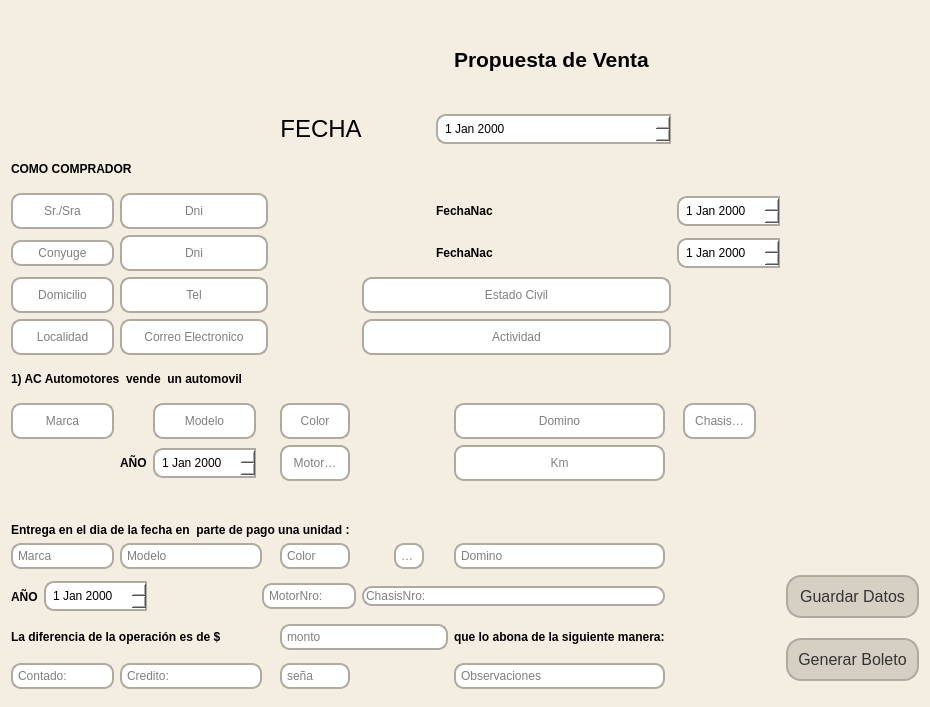
<?xml version="1.0" encoding="UTF-8"?>
<ui version="4.0">
 <class>Form</class>
 <widget class="QWidget" name="Form">
  <property name="geometry">
   <rect>
    <x>0</x>
    <y>0</y>
    <width>883</width>
    <height>707</height>
   </rect>
  </property>
  <property name="windowTitle">
   <string>Form</string>
  </property>
  <property name="styleSheet">
   <string notr="true">background-color:#f4eee2</string>
  </property>
  <layout class="QGridLayout" name="gridLayout">
   <item row="5" column="0" colspan="3">
    <widget class="QLineEdit" name="txtNombre">
     <property name="styleSheet">
      <string notr="true">    QLineEdit {
        background-color: #ffffff;
        border: 2px solid #b0a99f;
        border-radius: 10px;
        padding: 8px;
    }</string>
     </property>
     <property name="alignment">
      <set>Qt::AlignCenter</set>
     </property>
     <property name="placeholderText">
      <string>Sr./Sra</string>
     </property>
     <property name="clearButtonEnabled">
      <bool>false</bool>
     </property>
    </widget>
   </item>
   <item row="18" column="3" colspan="3">
    <widget class="QLineEdit" name="txtCredito">
     <property name="styleSheet">
      <string notr="true">    QLineEdit {
        background-color: #ffffff;
        border: 2px solid #b0a99f;
        border-radius: 10px;
        padding:3px;
    }</string>
     </property>
     <property name="text">
      <string/>
     </property>
     <property name="placeholderText">
      <string>Credito:</string>
     </property>
    </widget>
   </item>
   <item row="12" column="3">
    <widget class="QLabel" name="label_12">
     <property name="styleSheet">
      <string notr="true"> font-size:16pxt; font-weight:bold;
background-color: transparent;</string>
     </property>
     <property name="text">
      <string>AÑO</string>
     </property>
    </widget>
   </item>
   <item row="7" column="0" colspan="3">
    <widget class="QLineEdit" name="txtDomicilio">
     <property name="styleSheet">
      <string notr="true">    QLineEdit {
        background-color: #ffffff;
        border: 2px solid #b0a99f;
        border-radius: 10px;
        padding: 8px;
    }</string>
     </property>
     <property name="alignment">
      <set>Qt::AlignCenter</set>
     </property>
     <property name="placeholderText">
      <string>Domicilio</string>
     </property>
    </widget>
   </item>
   <item row="12" column="17">
    <widget class="QLineEdit" name="txtKilometros">
     <property name="styleSheet">
      <string notr="true">    QLineEdit {
        background-color: #ffffff;
        border: 2px solid #b0a99f;
        border-radius: 10px;
        padding: 8px;
    }</string>
     </property>
     <property name="alignment">
      <set>Qt::AlignCenter</set>
     </property>
     <property name="placeholderText">
      <string>Km</string>
     </property>
    </widget>
   </item>
   <item row="6" column="0" colspan="3">
    <widget class="QLineEdit" name="txtConyuge">
     <property name="styleSheet">
      <string notr="true">    QLineEdit {
        background-color: #ffffff;
        border: 2px solid #b0a99f;
        border-radius: 10px;
        padding: 3px;
    }</string>
     </property>
     <property name="alignment">
      <set>Qt::AlignCenter</set>
     </property>
     <property name="placeholderText">
      <string>Conyuge</string>
     </property>
    </widget>
   </item>
   <item row="3" column="8" colspan="3">
    <widget class="QLabel" name="label_17">
     <property name="font">
      <font>
       <family>MS Shell Dlg 2</family>
       <pointsize>18</pointsize>
       <weight>50</weight>
       <bold>false</bold>
      </font>
     </property>
     <property name="styleSheet">
      <string notr="true">background-color: transparent;
color: black</string>
     </property>
     <property name="text">
      <string>FECHA</string>
     </property>
     <property name="alignment">
      <set>Qt::AlignCenter</set>
     </property>
    </widget>
   </item>
   <item row="3" column="20">
    <spacer name="horizontalSpacer_2">
     <property name="orientation">
      <enum>Qt::Horizontal</enum>
     </property>
     <property name="sizeHint" stdset="0">
      <size>
       <width>109</width>
       <height>20</height>
      </size>
     </property>
    </spacer>
   </item>
   <item row="16" column="0">
    <widget class="QLabel" name="label_14">
     <property name="styleSheet">
      <string notr="true"> font-size:16pxt; font-weight:bold;
background-color: transparent;</string>
     </property>
     <property name="text">
      <string>AÑO</string>
     </property>
    </widget>
   </item>
   <item row="1" column="14">
    <spacer name="horizontalSpacer_4">
     <property name="orientation">
      <enum>Qt::Horizontal</enum>
     </property>
     <property name="sizeHint" stdset="0">
      <size>
       <width>20</width>
       <height>20</height>
      </size>
     </property>
    </spacer>
   </item>
   <item row="6" column="19" colspan="6">
    <widget class="QDateEdit" name="fechaNac2">
     <property name="styleSheet">
      <string notr="true">QDateEdit {
        background-color: #ffffff;
        border: 2px solid #b0a99f;
		border-top-left-radius: 10px;
		border-top-right-radius: 0px;
		border-bottom-left-radius: 10px;
		border-bottom-right-radius: 0px;
        padding: 5px;
    }

QCalendarWidget QWidget {
        background-color: #b0a99f;
        color: black;
    }
    /* Cambia el color del encabezado */
    QCalendarWidget QAbstractItemView:enabled {
        color: black;
        background-color: #f4eee0;
		border:1px solid #b0a99f
    }</string>
     </property>
    </widget>
   </item>
   <item row="17" column="0" colspan="5">
    <widget class="QLabel" name="label_15">
     <property name="styleSheet">
      <string notr="true"> font-size:16pxt; font-weight:bold;
background-color: transparent;</string>
     </property>
     <property name="text">
      <string>La diferencia de la operación es de $</string>
     </property>
    </widget>
   </item>
   <item row="7" column="10" colspan="9">
    <widget class="QLineEdit" name="txtEstCivil">
     <property name="styleSheet">
      <string notr="true">    QLineEdit {
        background-color: #ffffff;
        border: 2px solid #b0a99f;
        border-radius: 10px;
        padding: 8px;
    }</string>
     </property>
     <property name="alignment">
      <set>Qt::AlignCenter</set>
     </property>
     <property name="placeholderText">
      <string>Estado Civil</string>
     </property>
    </widget>
   </item>
   <item row="12" column="7">
    <spacer name="horizontalSpacer_6">
     <property name="orientation">
      <enum>Qt::Horizontal</enum>
     </property>
     <property name="sizeHint" stdset="0">
      <size>
       <width>22</width>
       <height>20</height>
      </size>
     </property>
    </spacer>
   </item>
   <item row="11" column="9">
    <spacer name="horizontalSpacer_5">
     <property name="orientation">
      <enum>Qt::Horizontal</enum>
     </property>
     <property name="sizeHint" stdset="0">
      <size>
       <width>23</width>
       <height>20</height>
      </size>
     </property>
    </spacer>
   </item>
   <item row="4" column="17">
    <spacer name="verticalSpacer_10">
     <property name="orientation">
      <enum>Qt::Vertical</enum>
     </property>
     <property name="sizeHint" stdset="0">
      <size>
       <width>20</width>
       <height>30</height>
      </size>
     </property>
    </spacer>
   </item>
   <item row="3" column="3" colspan="4">
    <spacer name="horizontalSpacer">
     <property name="orientation">
      <enum>Qt::Horizontal</enum>
     </property>
     <property name="sizeHint" stdset="0">
      <size>
       <width>129</width>
       <height>20</height>
      </size>
     </property>
    </spacer>
   </item>
   <item row="11" column="12">
    <spacer name="horizontalSpacer_12">
     <property name="orientation">
      <enum>Qt::Horizontal</enum>
     </property>
     <property name="sizeHint" stdset="0">
      <size>
       <width>72</width>
       <height>20</height>
      </size>
     </property>
    </spacer>
   </item>
   <item row="1" column="17" colspan="8">
    <widget class="QLabel" name="label">
     <property name="styleSheet">
      <string notr="true">background-color: transparent;
color: black
</string>
     </property>
     <property name="text">
      <string>&lt;html&gt;&lt;head/&gt;&lt;body&gt;&lt;p&gt;&lt;span style=&quot; font-size:16pt; font-weight:600;&quot;&gt;Propuesta de Venta&lt;/span&gt;&lt;/p&gt;&lt;/body&gt;&lt;/html&gt;</string>
     </property>
    </widget>
   </item>
   <item row="5" column="9" colspan="2">
    <spacer name="horizontalSpacer_9">
     <property name="orientation">
      <enum>Qt::Horizontal</enum>
     </property>
     <property name="sizeHint" stdset="0">
      <size>
       <width>3</width>
       <height>20</height>
      </size>
     </property>
    </spacer>
   </item>
   <item row="16" column="5" colspan="5">
    <widget class="QLineEdit" name="txtMotor_dos">
     <property name="styleSheet">
      <string notr="true">    QLineEdit {
        background-color: #ffffff;
        border: 2px solid #b0a99f;
        border-radius: 10px;
        padding: 3px;
    }</string>
     </property>
     <property name="placeholderText">
      <string>MotorNro:</string>
     </property>
    </widget>
   </item>
   <item row="5" column="3" colspan="4">
    <widget class="QLineEdit" name="txtDni1">
     <property name="styleSheet">
      <string notr="true">    QLineEdit {
        background-color: #ffffff;
        border: 2px solid #b0a99f;
        border-radius: 10px;
        padding: 8px;
    }</string>
     </property>
     <property name="alignment">
      <set>Qt::AlignCenter</set>
     </property>
     <property name="placeholderText">
      <string>Dni</string>
     </property>
    </widget>
   </item>
   <item row="11" column="0" colspan="3">
    <widget class="QLineEdit" name="txtMarca">
     <property name="styleSheet">
      <string notr="true">    QLineEdit {
        background-color: #ffffff;
        border: 2px solid #b0a99f;
        border-radius: 10px;
        padding: 8px;
    }</string>
     </property>
     <property name="alignment">
      <set>Qt::AlignCenter</set>
     </property>
     <property name="placeholderText">
      <string>Marca</string>
     </property>
    </widget>
   </item>
   <item row="12" column="1">
    <spacer name="horizontalSpacer_15">
     <property name="orientation">
      <enum>Qt::Horizontal</enum>
     </property>
     <property name="sizeHint" stdset="0">
      <size>
       <width>110</width>
       <height>20</height>
      </size>
     </property>
    </spacer>
   </item>
   <item row="16" column="29">
    <widget class="QPushButton" name="btnGenerar_2">
     <property name="styleSheet">
      <string notr="true">    QPushButton {
        background-color: #d6cfc3;
        border: 2px solid #b0a99f;
        border-radius: 15px;
        padding: 10px;
        font-size: 16px;
        color: #333;
        text-align: center;
        transition: background-color 0.3s;
    }

    QPushButton:hover {
        background-color: #c1b1a4;
    }</string>
     </property>
     <property name="text">
      <string>Guardar Datos</string>
     </property>
    </widget>
   </item>
   <item row="15" column="3" colspan="3">
    <widget class="QLineEdit" name="txtmodelo_dos">
     <property name="styleSheet">
      <string notr="true">    QLineEdit {
        background-color: #ffffff;
        border: 2px solid #b0a99f;
        border-radius: 10px;
        padding: 3px;
    }</string>
     </property>
     <property name="placeholderText">
      <string>Modelo</string>
     </property>
    </widget>
   </item>
   <item row="17" column="29" rowspan="2">
    <widget class="QPushButton" name="btnGenerar">
     <property name="styleSheet">
      <string notr="true">    QPushButton {
        background-color: #d6cfc3;
        border: 2px solid #b0a99f;
        border-radius: 15px;
        padding: 10px;
        font-size: 16px;
        color: #333;
        text-align: center;
        transition: background-color 0.3s;
    }

    QPushButton:hover {
        background-color: #c1b1a4;
    }</string>
     </property>
     <property name="text">
      <string>Generar Boleto</string>
     </property>
    </widget>
   </item>
   <item row="8" column="3" colspan="4">
    <widget class="QLineEdit" name="txtCorreo">
     <property name="styleSheet">
      <string notr="true">    QLineEdit {
        background-color: #ffffff;
        border: 2px solid #b0a99f;
        border-radius: 10px;
        padding: 8px;
    }</string>
     </property>
     <property name="alignment">
      <set>Qt::AlignCenter</set>
     </property>
     <property name="placeholderText">
      <string>Correo Electronico</string>
     </property>
    </widget>
   </item>
   <item row="4" column="0" colspan="4">
    <widget class="QLabel" name="label_7">
     <property name="styleSheet">
      <string notr="true"> font-size:16pxt; font-weight:bold;
background-color: transparent;</string>
     </property>
     <property name="text">
      <string>COMO COMPRADOR</string>
     </property>
    </widget>
   </item>
   <item row="5" column="14" colspan="4">
    <widget class="QLabel" name="label_8">
     <property name="styleSheet">
      <string notr="true"> font-size:16pxt; font-weight:bold;
background-color: transparent;</string>
     </property>
     <property name="text">
      <string>FechaNac</string>
     </property>
    </widget>
   </item>
   <item row="11" column="14">
    <spacer name="horizontalSpacer_7">
     <property name="orientation">
      <enum>Qt::Horizontal</enum>
     </property>
     <property name="sizeHint" stdset="0">
      <size>
       <width>9</width>
       <height>20</height>
      </size>
     </property>
    </spacer>
   </item>
   <item row="6" column="14" colspan="4">
    <widget class="QLabel" name="label_9">
     <property name="styleSheet">
      <string notr="true"> font-size:16pxt; font-weight:bold;
background-color: transparent;</string>
     </property>
     <property name="text">
      <string>FechaNac</string>
     </property>
    </widget>
   </item>
   <item row="16" column="1" colspan="3">
    <widget class="QDateEdit" name="fechaauto2">
     <property name="styleSheet">
      <string notr="true">QDateEdit {
        background-color: #ffffff;
        border: 2px solid #b0a99f;
		border-top-left-radius: 10px;
		border-top-right-radius: 0px;
		border-bottom-left-radius: 10px;
		border-bottom-right-radius: 0px;
        padding: 5px;
    }

QCalendarWidget QWidget {
        background-color: #b0a99f;
        color: black;
    }
    /* Cambia el color del encabezado */
    QCalendarWidget QAbstractItemView:enabled {
        color: black;
        background-color: #f4eee0;
		border:1px solid #b0a99f
    }</string>
     </property>
    </widget>
   </item>
   <item row="10" column="0" colspan="7">
    <widget class="QLabel" name="label_11">
     <property name="styleSheet">
      <string notr="true"> font-size:16pxt; font-weight:bold;
background-color: transparent;</string>
     </property>
     <property name="text">
      <string>1) AC Automotores  vende  un automovil</string>
     </property>
    </widget>
   </item>
   <item row="15" column="0" colspan="3">
    <widget class="QLineEdit" name="txtMarca_dos">
     <property name="styleSheet">
      <string notr="true">    QLineEdit {
        background-color: #ffffff;
        border: 2px solid #b0a99f;
        border-radius: 10px;
        padding: 3px;
    }</string>
     </property>
     <property name="placeholderText">
      <string>Marca</string>
     </property>
    </widget>
   </item>
   <item row="8" column="0" colspan="3">
    <widget class="QLineEdit" name="txtLocalidad">
     <property name="styleSheet">
      <string notr="true">    QLineEdit {
        background-color: #ffffff;
        border: 2px solid #b0a99f;
        border-radius: 10px;
        padding: 8px;
    }</string>
     </property>
     <property name="alignment">
      <set>Qt::AlignCenter</set>
     </property>
     <property name="placeholderText">
      <string>Localidad</string>
     </property>
    </widget>
   </item>
   <item row="11" column="8">
    <widget class="QLineEdit" name="txtColor">
     <property name="styleSheet">
      <string notr="true">    QLineEdit {
        background-color: #ffffff;
        border: 2px solid #b0a99f;
        border-radius: 10px;
        padding: 8px;
    }</string>
     </property>
     <property name="alignment">
      <set>Qt::AlignCenter</set>
     </property>
     <property name="placeholderText">
      <string>Color</string>
     </property>
    </widget>
   </item>
   <item row="0" column="20">
    <spacer name="verticalSpacer_2">
     <property name="orientation">
      <enum>Qt::Vertical</enum>
     </property>
     <property name="sizeHint" stdset="0">
      <size>
       <width>20</width>
       <height>23</height>
      </size>
     </property>
    </spacer>
   </item>
   <item row="8" column="10" colspan="9">
    <widget class="QLineEdit" name="txtActividad">
     <property name="styleSheet">
      <string notr="true">    QLineEdit {
        background-color: #ffffff;
        border: 2px solid #b0a99f;
        border-radius: 10px;
        padding: 8px;
    }</string>
     </property>
     <property name="alignment">
      <set>Qt::AlignCenter</set>
     </property>
     <property name="placeholderText">
      <string>Actividad</string>
     </property>
    </widget>
   </item>
   <item row="7" column="3" colspan="4">
    <widget class="QLineEdit" name="txtTelefono">
     <property name="styleSheet">
      <string notr="true">    QLineEdit {
        background-color: #ffffff;
        border: 2px solid #b0a99f;
        border-radius: 10px;
        padding: 8px;
    }</string>
     </property>
     <property name="alignment">
      <set>Qt::AlignCenter</set>
     </property>
     <property name="placeholderText">
      <string>Tel</string>
     </property>
    </widget>
   </item>
   <item row="1" column="25">
    <spacer name="horizontalSpacer_3">
     <property name="orientation">
      <enum>Qt::Horizontal</enum>
     </property>
     <property name="sizeHint" stdset="0">
      <size>
       <width>22</width>
       <height>20</height>
      </size>
     </property>
    </spacer>
   </item>
   <item row="7" column="20" colspan="3">
    <spacer name="horizontalSpacer_11">
     <property name="orientation">
      <enum>Qt::Horizontal</enum>
     </property>
     <property name="sizeHint" stdset="0">
      <size>
       <width>70</width>
       <height>20</height>
      </size>
     </property>
    </spacer>
   </item>
   <item row="11" column="3">
    <spacer name="horizontalSpacer_16">
     <property name="orientation">
      <enum>Qt::Horizontal</enum>
     </property>
     <property name="sizeHint" stdset="0">
      <size>
       <width>20</width>
       <height>33</height>
      </size>
     </property>
    </spacer>
   </item>
   <item row="11" column="11">
    <spacer name="horizontalSpacer_13">
     <property name="orientation">
      <enum>Qt::Horizontal</enum>
     </property>
     <property name="sizeHint" stdset="0">
      <size>
       <width>3</width>
       <height>20</height>
      </size>
     </property>
    </spacer>
   </item>
   <item row="18" column="0" colspan="3">
    <widget class="QLineEdit" name="txtContado">
     <property name="styleSheet">
      <string notr="true">    QLineEdit {
        background-color: #ffffff;
        border: 2px solid #b0a99f;
        border-radius: 10px;
        padding:3px;
    }</string>
     </property>
     <property name="placeholderText">
      <string>Contado:</string>
     </property>
    </widget>
   </item>
   <item row="6" column="3" colspan="4">
    <widget class="QLineEdit" name="txtDni2">
     <property name="styleSheet">
      <string notr="true">    QLineEdit {
        background-color: #ffffff;
        border: 2px solid #b0a99f;
        border-radius: 10px;
        padding: 8px;
    }</string>
     </property>
     <property name="alignment">
      <set>Qt::AlignCenter</set>
     </property>
     <property name="placeholderText">
      <string>Dni</string>
     </property>
    </widget>
   </item>
   <item row="12" column="12">
    <spacer name="horizontalSpacer_8">
     <property name="orientation">
      <enum>Qt::Horizontal</enum>
     </property>
     <property name="sizeHint" stdset="0">
      <size>
       <width>9</width>
       <height>20</height>
      </size>
     </property>
    </spacer>
   </item>
   <item row="3" column="14" colspan="5">
    <widget class="QDateEdit" name="fechaBoleto">
     <property name="layoutDirection">
      <enum>Qt::LeftToRight</enum>
     </property>
     <property name="styleSheet">
      <string notr="true">QDateEdit {
        background-color: #ffffff;
        border: 2px solid #b0a99f;
		border-top-left-radius: 10px;
		border-top-right-radius: 0px;
		border-bottom-left-radius: 10px;
		border-bottom-right-radius: 0px;
        padding: 5px;
    }

QCalendarWidget QWidget {
        background-color: #b0a99f;
        color: black;
    }
    /* Cambia el color del encabezado */
    QCalendarWidget QAbstractItemView:enabled {
        color: black;
        background-color: #f4eee0;
		border:1px solid #b0a99f
    }</string>
     </property>
    </widget>
   </item>
   <item row="14" column="0" colspan="12">
    <widget class="QLabel" name="label_13">
     <property name="styleSheet">
      <string notr="true"> font-size:16pxt; font-weight:bold;
background-color: transparent;</string>
     </property>
     <property name="text">
      <string>Entrega en el dia de la fecha en  parte de pago una unidad :</string>
     </property>
    </widget>
   </item>
   <item row="2" column="20">
    <spacer name="verticalSpacer_4">
     <property name="orientation">
      <enum>Qt::Vertical</enum>
     </property>
     <property name="sizeHint" stdset="0">
      <size>
       <width>20</width>
       <height>23</height>
      </size>
     </property>
    </spacer>
   </item>
   <item row="12" column="8">
    <widget class="QLineEdit" name="txtMotor">
     <property name="styleSheet">
      <string notr="true">    QLineEdit {
        background-color: #ffffff;
        border: 2px solid #b0a99f;
        border-radius: 10px;
        padding: 8px;
    }</string>
     </property>
     <property name="alignment">
      <set>Qt::AlignCenter</set>
     </property>
     <property name="placeholderText">
      <string>MotorNro:</string>
     </property>
    </widget>
   </item>
   <item row="11" column="7">
    <spacer name="horizontalSpacer_14">
     <property name="orientation">
      <enum>Qt::Horizontal</enum>
     </property>
     <property name="sizeHint" stdset="0">
      <size>
       <width>31</width>
       <height>20</height>
      </size>
     </property>
    </spacer>
   </item>
   <item row="12" column="4">
    <widget class="QDateEdit" name="fechaauto">
     <property name="styleSheet">
      <string notr="true">QDateEdit {
        background-color: #ffffff;
        border: 2px solid #b0a99f;
		border-top-left-radius: 10px;
		border-top-right-radius: 0px;
		border-bottom-left-radius: 10px;
		border-bottom-right-radius: 0px;
        padding: 5px;
    }

QCalendarWidget QWidget {
        background-color: #b0a99f;
        color: black;
    }
    /* Cambia el color del encabezado */
    QCalendarWidget QAbstractItemView:enabled {
        color: black;
        background-color: #f4eee0;
		border:1px solid #b0a99f
    }</string>
     </property>
    </widget>
   </item>
   <item row="11" column="4">
    <widget class="QLineEdit" name="txtModelo">
     <property name="styleSheet">
      <string notr="true">    QLineEdit {
        background-color: #ffffff;
        border: 2px solid #b0a99f;
        border-radius: 10px;
        padding: 8px;
    }</string>
     </property>
     <property name="alignment">
      <set>Qt::AlignCenter</set>
     </property>
     <property name="placeholderText">
      <string>Modelo</string>
     </property>
    </widget>
   </item>
   <item row="6" column="9" colspan="2">
    <spacer name="horizontalSpacer_10">
     <property name="orientation">
      <enum>Qt::Horizontal</enum>
     </property>
     <property name="sizeHint" stdset="0">
      <size>
       <width>3</width>
       <height>20</height>
      </size>
     </property>
    </spacer>
   </item>
   <item row="5" column="19" colspan="6">
    <widget class="QDateEdit" name="fechaNac1">
     <property name="styleSheet">
      <string notr="true">QDateEdit {
        background-color: #ffffff;
        border: 2px solid #b0a99f;
		border-top-left-radius: 10px;
		border-top-right-radius: 0px;
		border-bottom-left-radius: 10px;
		border-bottom-right-radius: 0px;
        padding: 5px;
    }

QCalendarWidget QWidget {
        background-color: #b0a99f;
        color: black;
    }
    /* Cambia el color del encabezado */
    QCalendarWidget QAbstractItemView:enabled {
        color: black;
        background-color: #f4eee0;
		border:1px solid #b0a99f
    }</string>
     </property>
    </widget>
   </item>
   <item row="11" column="17">
    <widget class="QLineEdit" name="txtDominio">
     <property name="styleSheet">
      <string notr="true">    QLineEdit {
        background-color: #ffffff;
        border: 2px solid #b0a99f;
        border-radius: 10px;
        padding: 8px;
    }</string>
     </property>
     <property name="alignment">
      <set>Qt::AlignCenter</set>
     </property>
     <property name="placeholderText">
      <string>Domino</string>
     </property>
    </widget>
   </item>
   <item row="13" column="4">
    <spacer name="verticalSpacer_11">
     <property name="orientation">
      <enum>Qt::Vertical</enum>
     </property>
     <property name="sizeHint" stdset="0">
      <size>
       <width>20</width>
       <height>30</height>
      </size>
     </property>
    </spacer>
   </item>
   <item row="13" column="1">
    <spacer name="verticalSpacer_12">
     <property name="orientation">
      <enum>Qt::Vertical</enum>
     </property>
     <property name="sizeHint" stdset="0">
      <size>
       <width>20</width>
       <height>21</height>
      </size>
     </property>
    </spacer>
   </item>
   <item row="10" column="17">
    <spacer name="verticalSpacer_9">
     <property name="orientation">
      <enum>Qt::Vertical</enum>
     </property>
     <property name="sizeHint" stdset="0">
      <size>
       <width>20</width>
       <height>35</height>
      </size>
     </property>
    </spacer>
   </item>
   <item row="11" column="20">
    <widget class="QLineEdit" name="txtChasis">
     <property name="styleSheet">
      <string notr="true">    QLineEdit {
        background-color: #ffffff;
        border: 2px solid #b0a99f;
        border-radius: 10px;
        padding: 8px;
    }</string>
     </property>
     <property name="alignment">
      <set>Qt::AlignCenter</set>
     </property>
     <property name="placeholderText">
      <string>ChasisNro:</string>
     </property>
    </widget>
   </item>
   <item row="16" column="4">
    <spacer name="verticalSpacer_16">
     <property name="orientation">
      <enum>Qt::Vertical</enum>
     </property>
     <property name="sizeHint" stdset="0">
      <size>
       <width>20</width>
       <height>39</height>
      </size>
     </property>
    </spacer>
   </item>
   <item row="15" column="8">
    <widget class="QLineEdit" name="txtColor_dos">
     <property name="styleSheet">
      <string notr="true">    QLineEdit {
        background-color: #ffffff;
        border: 2px solid #b0a99f;
        border-radius: 10px;
        padding: 3px;
    }</string>
     </property>
     <property name="placeholderText">
      <string>Color</string>
     </property>
    </widget>
   </item>
   <item row="15" column="12">
    <widget class="QLineEdit" name="txtKm">
     <property name="styleSheet">
      <string notr="true">    QLineEdit {
        background-color: #ffffff;
        border: 2px solid #b0a99f;
        border-radius: 10px;
        padding: 3px;
    }</string>
     </property>
     <property name="placeholderText">
      <string>Km</string>
     </property>
    </widget>
   </item>
   <item row="15" column="17">
    <widget class="QLineEdit" name="txtDominio_dos">
     <property name="styleSheet">
      <string notr="true">    QLineEdit {
        background-color: #ffffff;
        border: 2px solid #b0a99f;
        border-radius: 10px;
        padding: 3px;
    }</string>
     </property>
     <property name="placeholderText">
      <string>Domino</string>
     </property>
    </widget>
   </item>
   <item row="17" column="8" colspan="9">
    <widget class="QLineEdit" name="txtMonto">
     <property name="styleSheet">
      <string notr="true">    QLineEdit {
        background-color: #ffffff;
        border: 2px solid #b0a99f;
        border-radius: 10px;
        padding:3px;
    }</string>
     </property>
     <property name="placeholderText">
      <string>monto</string>
     </property>
    </widget>
   </item>
   <item row="17" column="17">
    <widget class="QLabel" name="label_16">
     <property name="styleSheet">
      <string notr="true"> font-size:16pxt; font-weight:bold;
background-color: transparent;</string>
     </property>
     <property name="text">
      <string>que lo abona de la siguiente manera:</string>
     </property>
    </widget>
   </item>
   <item row="18" column="8">
    <widget class="QLineEdit" name="txtSenia">
     <property name="styleSheet">
      <string notr="true">    QLineEdit {
        background-color: #ffffff;
        border: 2px solid #b0a99f;
        border-radius: 10px;
        padding:3px;
    }</string>
     </property>
     <property name="text">
      <string/>
     </property>
     <property name="placeholderText">
      <string>seña</string>
     </property>
    </widget>
   </item>
   <item row="18" column="11">
    <spacer name="verticalSpacer">
     <property name="orientation">
      <enum>Qt::Vertical</enum>
     </property>
     <property name="sizeHint" stdset="0">
      <size>
       <width>20</width>
       <height>40</height>
      </size>
     </property>
    </spacer>
   </item>
   <item row="16" column="10" colspan="8">
    <widget class="QLineEdit" name="txtChasis_dos">
     <property name="styleSheet">
      <string notr="true">    QLineEdit {
        background-color: #ffffff;
        border: 2px solid #b0a99f;
        border-radius: 10px;
        padding: 3
px;
    }</string>
     </property>
     <property name="placeholderText">
      <string>ChasisNro:</string>
     </property>
    </widget>
   </item>
   <item row="18" column="17">
    <widget class="QLineEdit" name="txtBbservaciones">
     <property name="styleSheet">
      <string notr="true">    QLineEdit {
        background-color: #ffffff;
        border: 2px solid #b0a99f;
        border-radius: 10px;
        padding:3px;
    }</string>
     </property>
     <property name="placeholderText">
      <string>Observaciones</string>
     </property>
    </widget>
   </item>
  </layout>
 </widget>
 <resources/>
 <connections/>
</ui>
